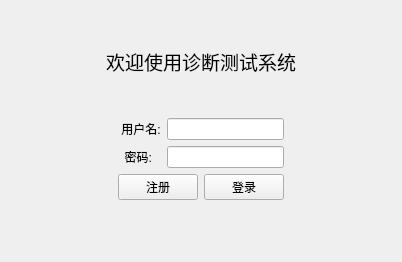
<?xml version="1.0" encoding="UTF-8"?>
<ui version="4.0">
 <class>LoginView</class>
 <widget class="QWidget" name="LoginView">
  <property name="geometry">
   <rect>
    <x>0</x>
    <y>0</y>
    <width>402</width>
    <height>262</height>
   </rect>
  </property>
  <property name="windowTitle">
   <string>登录</string>
  </property>
  <layout class="QGridLayout" name="gridLayout">
   <item row="0" column="1">
    <spacer name="verticalSpacer_3">
     <property name="orientation">
      <enum>Qt::Orientation::Vertical</enum>
     </property>
     <property name="sizeHint" stdset="0">
      <size>
       <width>20</width>
       <height>39</height>
      </size>
     </property>
    </spacer>
   </item>
   <item row="1" column="0" colspan="3">
    <widget class="QLabel" name="label_3">
     <property name="font">
      <font>
       <pointsize>14</pointsize>
      </font>
     </property>
     <property name="text">
      <string>欢迎使用诊断测试系统</string>
     </property>
     <property name="alignment">
      <set>Qt::AlignmentFlag::AlignCenter</set>
     </property>
    </widget>
   </item>
   <item row="2" column="1">
    <spacer name="verticalSpacer_4">
     <property name="orientation">
      <enum>Qt::Orientation::Vertical</enum>
     </property>
     <property name="sizeHint" stdset="0">
      <size>
       <width>20</width>
       <height>39</height>
      </size>
     </property>
    </spacer>
   </item>
   <item row="3" column="0">
    <spacer name="horizontalSpacer">
     <property name="orientation">
      <enum>Qt::Orientation::Horizontal</enum>
     </property>
     <property name="sizeHint" stdset="0">
      <size>
       <width>103</width>
       <height>20</height>
      </size>
     </property>
    </spacer>
   </item>
   <item row="3" column="1">
    <layout class="QVBoxLayout" name="verticalLayout">
     <item>
      <layout class="QFormLayout" name="formLayout">
       <item row="0" column="0">
        <widget class="QLabel" name="label">
         <property name="text">
          <string> 用户名:</string>
         </property>
        </widget>
       </item>
       <item row="1" column="0">
        <widget class="QLabel" name="label_2">
         <property name="text">
          <string>  密码:</string>
         </property>
        </widget>
       </item>
       <item row="1" column="1">
        <widget class="QLineEdit" name="inputUserPassword"/>
       </item>
       <item row="0" column="1">
        <widget class="QLineEdit" name="inputUserName"/>
       </item>
      </layout>
     </item>
     <item>
      <layout class="QHBoxLayout" name="horizontalLayout_2">
       <item>
        <layout class="QHBoxLayout" name="horizontalLayout">
         <item>
          <widget class="QPushButton" name="btnRegister">
           <property name="text">
            <string>注册</string>
           </property>
          </widget>
         </item>
         <item>
          <widget class="QPushButton" name="btnLogin">
           <property name="text">
            <string>登录</string>
           </property>
          </widget>
         </item>
        </layout>
       </item>
      </layout>
     </item>
    </layout>
   </item>
   <item row="3" column="2">
    <spacer name="horizontalSpacer_2">
     <property name="orientation">
      <enum>Qt::Orientation::Horizontal</enum>
     </property>
     <property name="sizeHint" stdset="0">
      <size>
       <width>103</width>
       <height>20</height>
      </size>
     </property>
    </spacer>
   </item>
   <item row="4" column="1">
    <spacer name="verticalSpacer_2">
     <property name="orientation">
      <enum>Qt::Orientation::Vertical</enum>
     </property>
     <property name="sizeHint" stdset="0">
      <size>
       <width>20</width>
       <height>54</height>
      </size>
     </property>
    </spacer>
   </item>
  </layout>
 </widget>
 <resources/>
 <connections/>
</ui>
